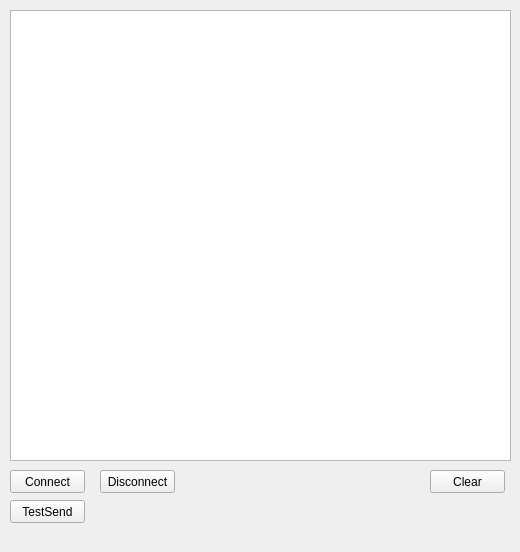
<?xml version="1.0" encoding="UTF-8"?>
<ui version="4.0">
 <class>ClientEmulator</class>
 <widget class="QMainWindow" name="ClientEmulator">
  <property name="geometry">
   <rect>
    <x>0</x>
    <y>0</y>
    <width>520</width>
    <height>552</height>
   </rect>
  </property>
  <property name="windowTitle">
   <string>ClientEmulator</string>
  </property>
  <widget class="QWidget" name="centralwidget">
   <widget class="QTextEdit" name="textEdit">
    <property name="geometry">
     <rect>
      <x>10</x>
      <y>10</y>
      <width>501</width>
      <height>451</height>
     </rect>
    </property>
    <property name="font">
     <font>
      <family>Courier New</family>
      <pointsize>12</pointsize>
     </font>
    </property>
    <property name="html">
     <string>&lt;!DOCTYPE HTML PUBLIC &quot;-//W3C//DTD HTML 4.0//EN&quot; &quot;http://www.w3.org/TR/REC-html40/strict.dtd&quot;&gt;
&lt;html&gt;&lt;head&gt;&lt;meta name=&quot;qrichtext&quot; content=&quot;1&quot; /&gt;&lt;style type=&quot;text/css&quot;&gt;
p, li { white-space: pre-wrap; }
&lt;/style&gt;&lt;/head&gt;&lt;body style=&quot; font-family:'Courier New'; font-size:12pt; font-weight:400; font-style:normal;&quot;&gt;
&lt;p style=&quot;-qt-paragraph-type:empty; margin-top:0px; margin-bottom:0px; margin-left:0px; margin-right:0px; -qt-block-indent:0; text-indent:0px;&quot;&gt;&lt;br /&gt;&lt;/p&gt;&lt;/body&gt;&lt;/html&gt;</string>
    </property>
   </widget>
   <widget class="QPushButton" name="pushButton">
    <property name="geometry">
     <rect>
      <x>10</x>
      <y>470</y>
      <width>75</width>
      <height>23</height>
     </rect>
    </property>
    <property name="text">
     <string>Connect</string>
    </property>
   </widget>
   <widget class="QPushButton" name="pushButton_2">
    <property name="geometry">
     <rect>
      <x>100</x>
      <y>470</y>
      <width>75</width>
      <height>23</height>
     </rect>
    </property>
    <property name="text">
     <string>Disconnect</string>
    </property>
   </widget>
   <widget class="QPushButton" name="pushButton_3">
    <property name="geometry">
     <rect>
      <x>10</x>
      <y>500</y>
      <width>75</width>
      <height>23</height>
     </rect>
    </property>
    <property name="text">
     <string>TestSend</string>
    </property>
   </widget>
   <widget class="QPushButton" name="pushButton_4">
    <property name="geometry">
     <rect>
      <x>430</x>
      <y>470</y>
      <width>75</width>
      <height>23</height>
     </rect>
    </property>
    <property name="text">
     <string>Clear</string>
    </property>
   </widget>
  </widget>
  <widget class="QMenuBar" name="menubar">
   <property name="geometry">
    <rect>
     <x>0</x>
     <y>0</y>
     <width>520</width>
     <height>21</height>
    </rect>
   </property>
  </widget>
 </widget>
 <resources/>
 <connections/>
</ui>
